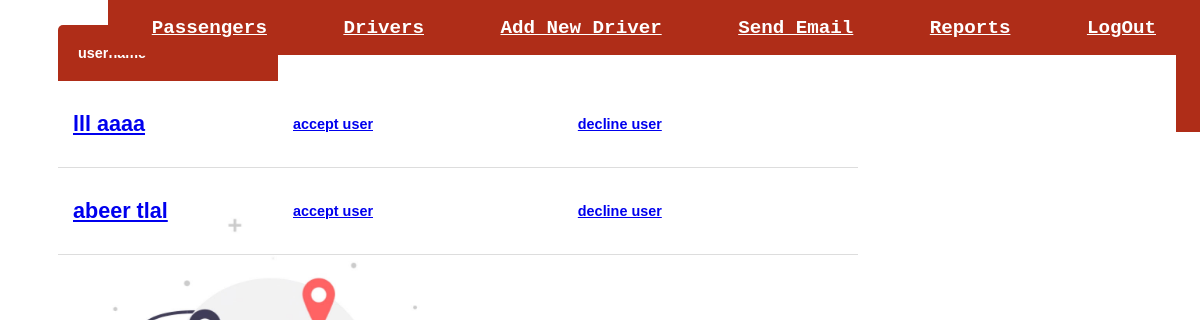
Page /Request/ on the earlier database version.
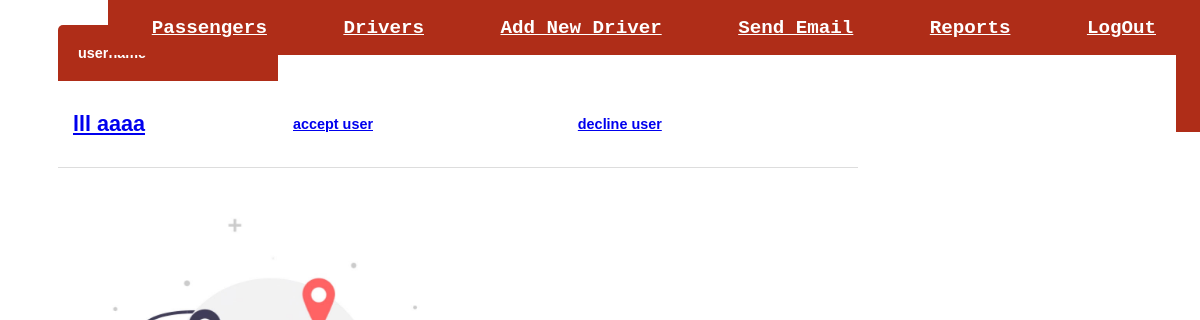
Same page on the later database version.
### project/models.py (models this page shows)
class User(AbstractUser):
    is_passenger=models.BooleanField(default=False)
    is_Admin=models.BooleanField(default=False)

class Driver(User):
    companyName=models.CharField(max_length=100,default='')
    phone=models.CharField(max_length=10,default='')
    is_ok= models.BooleanField(default=False)
    License=models.FileField(upload_to='files/', null=True)
    certificate=models.FileField(default=None)
    class Meta:
        db_table = 'Drivers'

class User(AbstractUser):
    is_passenger=models.BooleanField(default=False)
    is_Admin=models.BooleanField(default=False)

### project/views.py (the view)
# urls.py: path('Request/',views.Request,name="Request"),
def Request(request):
    userList= Driver.objects.filter(is_ok=False)
    return render(request, 'project/Request.html', {'users': userList})

### project/templates/project/Request.html (shortened to what this page needs)
{% load static %}
<!DOCTYPE html>
<html>
    <head>
        <link rel="stylesheet" href="">
    </head>
<body  style="background-image:url('{% static 'img/unnamed.jpg' %}'); background-repeat: no-repeat; background-size:100%;">
                  <div class="header" >
                    <header class="header">
            <nav class="navbar">
                <a href="/deluser/">Passengers</a>
                <a href="/DriverDetails/">Drivers</a>
                <a href="/AddNewDriver/">Add New Driver</a>
                <a href="/SendMail/">Send Email</a>
                <a href="/AdminReports">Reports</a>
                <a href="/logoutUser">LogOut</a>
            </nav>
        </header>
                  </div>
<table class="content-table">
        <thead>
                <tr>
                  <th>username</th>
                </tr>
              </thead>
            {% for user in users %}
            <td> <a href="{% url 'detail' user.id %}"> <h2> {{user.username}} </h2> </a> </td>
                <td> <a href="{% url 'Accept' user.id %}"> <h4> accept user </h4> </a> </td>
                    <td> <a href="{% url 'Decline' user.id %}"> <h4> decline user </h4> </a> </td>
            {% endfor %}
    </body>
</html>

Differences in the rows shown:
removed Driver: username "abeer tlal"
